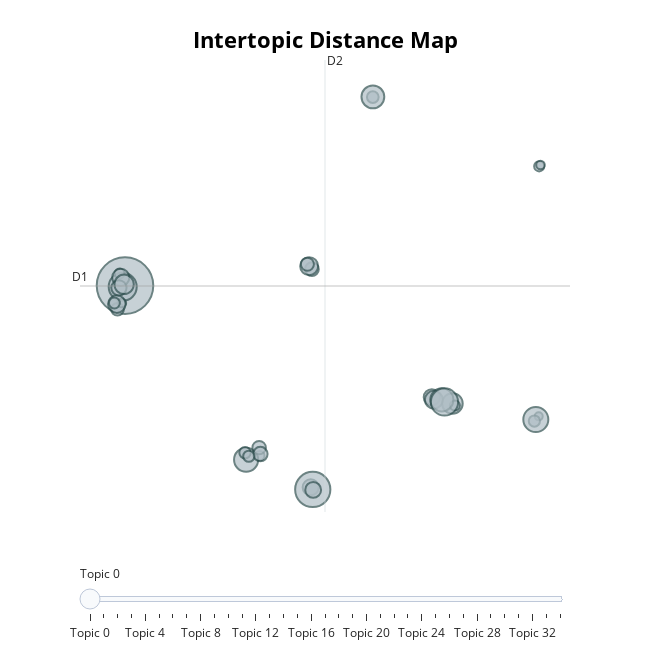

The notebook cell this image was saved under:
### Code cell
fig = topic_model_mid.visualize_topics()
fig.show()

### Figure 1 — Plotly figure (JSON) as saved in the notebook; plotly's stock layout.template omitted (floating-point values rounded to 4 significant figures)
{"data": [{"customdata": [[0, "que | la | en | se | es", 619], [1, "hai | lagu | saya | ke | di", 1061], [2, "canvas | canvas option | canvas feature | option | feature", 211], [3, "spotify | app | music | songs | song", 10544], [4, "ads | spotify | ad | premium | minutes", 1392], [5, "podcasts | podcast | episodes | episode | app", 2590], [6, "share | instagram | story | stories | instagram stories", 299], [7, "hindi | songs | tamil | lyrics | english", 562], [8, "lyrics | spotify | spotify lyrics | lyrics songs | lyrics spotify", 452], [9, "lyrics | lyrics songs | lyrics song | app | songs", 1715], [10, "log | account | login | password | logged", 852], [11, "adds | add | adds adds | good | good adds", 336], [12, "queue | add | songs queue | add queue | swipe", 321], [13, "ads | app | app ads | good | good app", 870], [14, "stars | star | songs | playlist | song", 535], [15, "premium | pay | payment | free | plan", 1917], [16, "ads | premium | premium ads | buy premium | buy", 333], [17, "ads | ads ads | good | good ads | ad", 1049], [18, "good | far | ok | use | bad", 596], [19, "app | internet | update | connection | good", 4087], [20, "adds | add | adds song | way adds | song", 241], [21, "ads | ad | app | music | songs", 1767], [22, "ads | ad | minutes | songs | music", 2444], [23, "offline | downloaded | download | music | data", 825], [24, "stops | music | song | playing | stopping", 416], [25, "app | playing | music | song | stops", 2064], [26, "liked | liked songs | songs | playlist | button", 249], [27, "shuffle | songs | play | playlist | shuffle play", 974], [28, "songs | music | good | song | listen", 1019], [29, "premium | songs | listen | song | want", 431], [30, "playlist | songs | app | song | like", 769], [31, "song | play | play song | different | plays", 392], [32, "playlist | songs | playlists | play | song", 1239], [33, "app | music | good | good app | music app", 691], [34, "premium | app | music | good | songs", 415]], "hovertemplate": "<b>Topic %{customdata[0]}</b><br>%{customdata[1]}<br>Size: %{customdata[2]}", "legendgroup": "", "marker": {"color": "#B0BEC5", "line": {"color": "DarkSlateGrey", "width": 2}, "size": [619, 1061, 211, 10544, 1392, 2590, 299, 562, 452, 1715, 852, 336, 321, 870, 535, 1917, 333, 1049, 596, 4087, 241, 1767, 2444, 825, 416, 2064, 249, 974, 1019, 431, 769, 392, 1239, 691, 415], "sizemode": "area", "sizeref": 6.59, "symbol": "circle"}, "mode": "markers", "name": "", "orientation": "v", "showlegend": false, "type": "scatter", "x": [-1.972, -2.143, 12.06, -13.53, 6.719, -13.68, -5.199, -2.252, 1.794, 1.799, -2.047, 12.09, -13.87, 5.446, -14.0, -6.042, 6.869, 5.57, -5.237, -1.92, 12.17, 6.065, 6.228, -1.895, 11.79, 11.88, -13.73, -13.8, -14.04, -6.108, -13.91, -14.19, -13.59, -5.162, -5.876], "xaxis": "x", "y": [4.247, 4.419, -4.261, 3.296, -3.513, 3.229, -6.542, 4.528, 14.19, 14.2, -8.358, 10.19, 3.993, -3.157, 1.929, -6.768, -3.637, -3.301, -6.067, -8.484, 10.27, -3.304, -3.429, -8.51, -4.531, -4.441, 2.292, 3.768, 2.227, -6.357, 3.168, 2.291, 3.371, -6.441, -6.565], "yaxis": "y"}], "layout": {"annotations": [{"showarrow": false, "text": "D1", "x": -16.32, "y": 3.273, "yshift": 10}, {"showarrow": false, "text": "D2", "x": -1.163, "xshift": 10, "y": 16.33}], "height": 650, "hoverlabel": {"bgcolor": "white", "font": {"family": "Rockwell", "size": 16}}, "legend": {"itemsizing": "constant", "tracegroupgap": 0}, "margin": {"t": 60}, "shapes": [{"line": {"color": "#CFD8DC", "width": 2}, "type": "line", "x0": -1.163, "x1": -1.163, "y0": -9.786, "y1": 16.33}, {"line": {"color": "#9E9E9E", "width": 2}, "type": "line", "x0": -16.32, "x1": 13.99, "y0": 3.273, "y1": 3.273}], "sliders": [{"active": 0, "pad": {"t": 50}, "steps": [{"args": [{"marker.color": [["red", "#B0BEC5", "#B0BEC5", "#B0BEC5", "#B0BEC5", "#B0BEC5", "#B0BEC5", "#B0BEC5", "#B0BEC5", "#B0BEC5", "#B0BEC5", "#B0BEC5", "#B0BEC5", "#B0BEC5", "#B0BEC5", "#B0BEC5", "#B0BEC5", "#B0BEC5", "#B0BEC5", "#B0BEC5", "#B0BEC5", "#B0BEC5", "#B0BEC5", "#B0BEC5", "#B0BEC5", "#B0BEC5", "#B0BEC5", "#B0BEC5", "#B0BEC5", "#B0BEC5", "#B0BEC5", "#B0BEC5", "#B0BEC5", "#B0BEC5", "#B0BEC5"]]}], "label": "Topic 0", "method": "update"}, {"args": [{"marker.color": [["#B0BEC5", "red", "#B0BEC5", "#B0BEC5", "#B0BEC5", "#B0BEC5", "#B0BEC5", "#B0BEC5", "#B0BEC5", "#B0BEC5", "#B0BEC5", "#B0BEC5", "#B0BEC5", "#B0BEC5", "#B0BEC5", "#B0BEC5", "#B0BEC5", "#B0BEC5", "#B0BEC5", "#B0BEC5", "#B0BEC5", "#B0BEC5", "#B0BEC5", "#B0BEC5", "#B0BEC5", "#B0BEC5", "#B0BEC5", "#B0BEC5", "#B0BEC5", "#B0BEC5", "#B0BEC5", "#B0BEC5", "#B0BEC5", "#B0BEC5", "#B0BEC5"]]}], "label": "Topic 1", "method": "update"}, {"args": [{"marker.color": [["#B0BEC5", "#B0BEC5", "red", "#B0BEC5", "#B0BEC5", "#B0BEC5", "#B0BEC5", "#B0BEC5", "#B0BEC5", "#B0BEC5", "#B0BEC5", "#B0BEC5", "#B0BEC5", "#B0BEC5", "#B0BEC5", "#B0BEC5", "#B0BEC5", "#B0BEC5", "#B0BEC5", "#B0BEC5", "#B0BEC5", "#B0BEC5", "#B0BEC5", "#B0BEC5", "#B0BEC5", "#B0BEC5", "#B0BEC5", "#B0BEC5", "#B0BEC5", "#B0BEC5", "#B0BEC5", "#B0BEC5", "#B0BEC5", "#B0BEC5", "#B0BEC5"]]}], "label": "Topic 2", "method": "update"}, {"args": [{"marker.color": [["#B0BEC5", "#B0BEC5", "#B0BEC5", "red", "#B0BEC5", "#B0BEC5", "#B0BEC5", "#B0BEC5", "#B0BEC5", "#B0BEC5", "#B0BEC5", "#B0BEC5", "#B0BEC5", "#B0BEC5", "#B0BEC5", "#B0BEC5", "#B0BEC5", "#B0BEC5", "#B0BEC5", "#B0BEC5", "#B0BEC5", "#B0BEC5", "#B0BEC5", "#B0BEC5", "#B0BEC5", "#B0BEC5", "#B0BEC5", "#B0BEC5", "#B0BEC5", "#B0BEC5", "#B0BEC5", "#B0BEC5", "#B0BEC5", "#B0BEC5", "#B0BEC5"]]}], "label": "Topic 3", "method": "update"}, {"args": [{"marker.color": [["#B0BEC5", "#B0BEC5", "#B0BEC5", "#B0BEC5", "red", "#B0BEC5", "#B0BEC5", "#B0BEC5", "#B0BEC5", "#B0BEC5", "#B0BEC5", "#B0BEC5", "#B0BEC5", "#B0BEC5", "#B0BEC5", "#B0BEC5", "#B0BEC5", "#B0BEC5", "#B0BEC5", "#B0BEC5", "#B0BEC5", "#B0BEC5", "#B0BEC5", "#B0BEC5", "#B0BEC5", "#B0BEC5", "#B0BEC5", "#B0BEC5", "#B0BEC5", "#B0BEC5", "#B0BEC5", "#B0BEC5", "#B0BEC5", "#B0BEC5", "#B0BEC5"]]}], "label": "Topic 4", "method": "update"}, {"args": [{"marker.color": [["#B0BEC5", "#B0BEC5", "#B0BEC5", "#B0BEC5", "#B0BEC5", "red", "#B0BEC5", "#B0BEC5", "#B0BEC5", "#B0BEC5", "#B0BEC5", "#B0BEC5", "#B0BEC5", "#B0BEC5", "#B0BEC5", "#B0BEC5", "#B0BEC5", "#B0BEC5", "#B0BEC5", "#B0BEC5", "#B0BEC5", "#B0BEC5", "#B0BEC5", "#B0BEC5", "#B0BEC5", "#B0BEC5", "#B0BEC5", "#B0BEC5", "#B0BEC5", "#B0BEC5", "#B0BEC5", "#B0BEC5", "#B0BEC5", "#B0BEC5", "#B0BEC5"]]}], "label": "Topic 5", "method": "update"}, {"args": [{"marker.color": [["#B0BEC5", "#B0BEC5", "#B0BEC5", "#B0BEC5", "#B0BEC5", "#B0BEC5", "red", "#B0BEC5", "#B0BEC5", "#B0BEC5", "#B0BEC5", "#B0BEC5", "#B0BEC5", "#B0BEC5", "#B0BEC5", "#B0BEC5", "#B0BEC5", "#B0BEC5", "#B0BEC5", "#B0BEC5", "#B0BEC5", "#B0BEC5", "#B0BEC5", "#B0BEC5", "#B0BEC5", "#B0BEC5", "#B0BEC5", "#B0BEC5", "#B0BEC5", "#B0BEC5", "#B0BEC5", "#B0BEC5", "#B0BEC5", "#B0BEC5", "#B0BEC5"]]}], "label": "Topic 6", "method": "update"}, {"args": [{"marker.color": [["#B0BEC5", "#B0BEC5", "#B0BEC5", "#B0BEC5", "#B0BEC5", "#B0BEC5", "#B0BEC5", "red", "#B0BEC5", "#B0BEC5", "#B0BEC5", "#B0BEC5", "#B0BEC5", "#B0BEC5", "#B0BEC5", "#B0BEC5", "#B0BEC5", "#B0BEC5", "#B0BEC5", "#B0BEC5", "#B0BEC5", "#B0BEC5", "#B0BEC5", "#B0BEC5", "#B0BEC5", "#B0BEC5", "#B0BEC5", "#B0BEC5", "#B0BEC5", "#B0BEC5", "#B0BEC5", "#B0BEC5", "#B0BEC5", "#B0BEC5", "#B0BEC5"]]}], "label": "Topic 7", "method": "update"}, {"args": [{"marker.color": [["#B0BEC5", "#B0BEC5", "#B0BEC5", "#B0BEC5", "#B0BEC5", "#B0BEC5", "#B0BEC5", "#B0BEC5", "red", "#B0BEC5", "#B0BEC5", "#B0BEC5", "#B0BEC5", "#B0BEC5", "#B0BEC5", "#B0BEC5", "#B0BEC5", "#B0BEC5", "#B0BEC5", "#B0BEC5", "#B0BEC5", "#B0BEC5", "#B0BEC5", "#B0BEC5", "#B0BEC5", "#B0BEC5", "#B0BEC5", "#B0BEC5", "#B0BEC5", "#B0BEC5", "#B0BEC5", "#B0BEC5", "#B0BEC5", "#B0BEC5", "#B0BEC5"]]}], "label": "Topic 8", "method": "update"}, {"args": [{"marker.color": [["#B0BEC5", "#B0BEC5", "#B0BEC5", "#B0BEC5", "#B0BEC5", "#B0BEC5", "#B0BEC5", "#B0BEC5", "#B0BEC5", "red", "#B0BEC5", "#B0BEC5", "#B0BEC5", "#B0BEC5", "#B0BEC5", "#B0BEC5", "#B0BEC5", "#B0BEC5", "#B0BEC5", "#B0BEC5", "#B0BEC5", "#B0BEC5", "#B0BEC5", "#B0BEC5", "#B0BEC5", "#B0BEC5", "#B0BEC5", "#B0BEC5", "#B0BEC5", "#B0BEC5", "#B0BEC5", "#B0BEC5", "#B0BEC5", "#B0BEC5", "#B0BEC5"]]}], "label": "Topic 9", "method": "update"}, {"args": [{"marker.color": [["#B0BEC5", "#B0BEC5", "#B0BEC5", "#B0BEC5", "#B0BEC5", "#B0BEC5", "#B0BEC5", "#B0BEC5", "#B0BEC5", "#B0BEC5", "red", "#B0BEC5", "#B0BEC5", "#B0BEC5", "#B0BEC5", "#B0BEC5", "#B0BEC5", "#B0BEC5", "#B0BEC5", "#B0BEC5", "#B0BEC5", "#B0BEC5", "#B0BEC5", "#B0BEC5", "#B0BEC5", "#B0BEC5", "#B0BEC5", "#B0BEC5", "#B0BEC5", "#B0BEC5", "#B0BEC5", "#B0BEC5", "#B0BEC5", "#B0BEC5", "#B0BEC5"]]}], "label": "Topic 10", "method": "update"}, {"args": [{"marker.color": [["#B0BEC5", "#B0BEC5", "#B0BEC5", "#B0BEC5", "#B0BEC5", "#B0BEC5", "#B0BEC5", "#B0BEC5", "#B0BEC5", "#B0BEC5", "#B0BEC5", "red", "#B0BEC5", "#B0BEC5", "#B0BEC5", "#B0BEC5", "#B0BEC5", "#B0BEC5", "#B0BEC5", "#B0BEC5", "#B0BEC5", "#B0BEC5", "#B0BEC5", "#B0BEC5", "#B0BEC5", "#B0BEC5", "#B0BEC5", "#B0BEC5", "#B0BEC5", "#B0BEC5", "#B0BEC5", "#B0BEC5", "#B0BEC5", "#B0BEC5", "#B0BEC5"]]}], "label": "Topic 11", "method": "update"}, {"args": [{"marker.color": [["#B0BEC5", "#B0BEC5", "#B0BEC5", "#B0BEC5", "#B0BEC5", "#B0BEC5", "#B0BEC5", "#B0BEC5", "#B0BEC5", "#B0BEC5", "#B0BEC5", "#B0BEC5", "red", "#B0BEC5", "#B0BEC5", "#B0BEC5", "#B0BEC5", "#B0BEC5", "#B0BEC5", "#B0BEC5", "#B0BEC5", "#B0BEC5", "#B0BEC5", "#B0BEC5", "#B0BEC5", "#B0BEC5", "#B0BEC5", "#B0BEC5", "#B0BEC5", "#B0BEC5", "#B0BEC5", "#B0BEC5", "#B0BEC5", "#B0BEC5", "#B0BEC5"]]}], "label": "Topic 12", "method": "update"}, {"args": [{"marker.color": [["#B0BEC5", "#B0BEC5", "#B0BEC5", "#B0BEC5", "#B0BEC5", "#B0BEC5", "#B0BEC5", "#B0BEC5", "#B0BEC5", "#B0BEC5", "#B0BEC5", "#B0BEC5", "#B0BEC5", "red", "#B0BEC5", "#B0BEC5", "#B0BEC5", "#B0BEC5", "#B0BEC5", "#B0BEC5", "#B0BEC5", "#B0BEC5", "#B0BEC5", "#B0BEC5", "#B0BEC5", "#B0BEC5", "#B0BEC5", "#B0BEC5", "#B0BEC5", "#B0BEC5", "#B0BEC5", "#B0BEC5", "#B0BEC5", "#B0BEC5", "#B0BEC5"]]}], "label": "Topic 13", "method": "update"}, {"args": [{"marker.color": [["#B0BEC5", "#B0BEC5", "#B0BEC5", "#B0BEC5", "#B0BEC5", "#B0BEC5", "#B0BEC5", "#B0BEC5", "#B0BEC5", "#B0BEC5", "#B0BEC5", "#B0BEC5", "#B0BEC5", "#B0BEC5", "red", "#B0BEC5", "#B0BEC5", "#B0BEC5", "#B0BEC5", "#B0BEC5", "#B0BEC5", "#B0BEC5", "#B0BEC5", "#B0BEC5", "#B0BEC5", "#B0BEC5", "#B0BEC5", "#B0BEC5", "#B0BEC5", "#B0BEC5", "#B0BEC5", "#B0BEC5", "#B0BEC5", "#B0BEC5", "#B0BEC5"]]}], "label": "Topic 14", "method": "update"}, {"args": [{"marker.color": [["#B0BEC5", "#B0BEC5", "#B0BEC5", "#B0BEC5", "#B0BEC5", "#B0BEC5", "#B0BEC5", "#B0BEC5", "#B0BEC5", "#B0BEC5", "#B0BEC5", "#B0BEC5", "#B0BEC5", "#B0BEC5", "#B0BEC5", "red", "#B0BEC5", "#B0BEC5", "#B0BEC5", "#B0BEC5", "#B0BEC5", "#B0BEC5", "#B0BEC5", "#B0BEC5", "#B0BEC5", "#B0BEC5", "#B0BEC5", "#B0BEC5", "#B0BEC5", "#B0BEC5", "#B0BEC5", "#B0BEC5", "#B0BEC5", "#B0BEC5", "#B0BEC5"]]}], "label": "Topic 15", "method": "update"}, {"args": [{"marker.color": [["#B0BEC5", "#B0BEC5", "#B0BEC5", "#B0BEC5", "#B0BEC5", "#B0BEC5", "#B0BEC5", "#B0BEC5", "#B0BEC5", "#B0BEC5", "#B0BEC5", "#B0BEC5", "#B0BEC5", "#B0BEC5", "#B0BEC5", "#B0BEC5", "red", "#B0BEC5", "#B0BEC5", "#B0BEC5", "#B0BEC5", "#B0BEC5", "#B0BEC5", "#B0BEC5", "#B0BEC5", "#B0BEC5", "#B0BEC5", "#B0BEC5", "#B0BEC5", "#B0BEC5", "#B0BEC5", "#B0BEC5", "#B0BEC5", "#B0BEC5", "#B0BEC5"]]}], "label": "Topic 16", "method": "update"}, {"args": [{"marker.color": [["#B0BEC5", "#B0BEC5", "#B0BEC5", "#B0BEC5", "#B0BEC5", "#B0BEC5", "#B0BEC5", "#B0BEC5", "#B0BEC5", "#B0BEC5", "#B0BEC5", "#B0BEC5", "#B0BEC5", "#B0BEC5", "#B0BEC5", "#B0BEC5", "#B0BEC5", "red", "#B0BEC5", "#B0BEC5", "#B0BEC5", "#B0BEC5", "#B0BEC5", "#B0BEC5", "#B0BEC5", "#B0BEC5", "#B0BEC5", "#B0BEC5", "#B0BEC5", "#B0BEC5", "#B0BEC5", "#B0BEC5", "#B0BEC5", "#B0BEC5", "#B0BEC5"]]}], "label": "Topic 17", "method": "update"}, {"args": [{"marker.color": [["#B0BEC5", "#B0BEC5", "#B0BEC5", "#B0BEC5", "#B0BEC5", "#B0BEC5", "#B0BEC5", "#B0BEC5", "#B0BEC5", "#B0BEC5", "#B0BEC5", "#B0BEC5", "#B0BEC5", "#B0BEC5", "#B0BEC5", "#B0BEC5", "#B0BEC5", "#B0BEC5", "red", "#B0BEC5", "#B0BEC5", "#B0BEC5", "#B0BEC5", "#B0BEC5", "#B0BEC5", "#B0BEC5", "#B0BEC5", "#B0BEC5", "#B0BEC5", "#B0BEC5", "#B0BEC5", "#B0BEC5", "#B0BEC5", "#B0BEC5", "#B0BEC5"]]}], "label": "Topic 18", "method": "update"}, {"args": [{"marker.color": [["#B0BEC5", "#B0BEC5", "#B0BEC5", "#B0BEC5", "#B0BEC5", "#B0BEC5", "#B0BEC5", "#B0BEC5", "#B0BEC5", "#B0BEC5", "#B0BEC5", "#B0BEC5", "#B0BEC5", "#B0BEC5", "#B0BEC5", "#B0BEC5", "#B0BEC5", "#B0BEC5", "#B0BEC5", "red", "#B0BEC5", "#B0BEC5", "#B0BEC5", "#B0BEC5", "#B0BEC5", "#B0BEC5", "#B0BEC5", "#B0BEC5", "#B0BEC5", "#B0BEC5", "#B0BEC5", "#B0BEC5", "#B0BEC5", "#B0BEC5", "#B0BEC5"]]}], "label": "Topic 19", "method": "update"}, {"args": [{"marker.color": [["#B0BEC5", "#B0BEC5", "#B0BEC5", "#B0BEC5", "#B0BEC5", "#B0BEC5", "#B0BEC5", "#B0BEC5", "#B0BEC5", "#B0BEC5", "#B0BEC5", "#B0BEC5", "#B0BEC5", "#B0BEC5", "#B0BEC5", "#B0BEC5", "#B0BEC5", "#B0BEC5", "#B0BEC5", "#B0BEC5", "red", "#B0BEC5", "#B0BEC5", "#B0BEC5", "#B0BEC5", "#B0BEC5", "#B0BEC5", "#B0BEC5", "#B0BEC5", "#B0BEC5", "#B0BEC5", "#B0BEC5", "#B0BEC5", "#B0BEC5", "#B0BEC5"]]}], "label": "Topic 20", "method": "update"}, {"args": [{"marker.color": [["#B0BEC5", "#B0BEC5", "#B0BEC5", "#B0BEC5", "#B0BEC5", "#B0BEC5", "#B0BEC5", "#B0BEC5", "#B0BEC5", "#B0BEC5", "#B0BEC5", "#B0BEC5", "#B0BEC5", "#B0BEC5", "#B0BEC5", "#B0BEC5", "#B0BEC5", "#B0BEC5", "#B0BEC5", "#B0BEC5", "#B0BEC5", "red", "#B0BEC5", "#B0BEC5", "#B0BEC5", "#B0BEC5", "#B0BEC5", "#B0BEC5", "#B0BEC5", "#B0BEC5", "#B0BEC5", "#B0BEC5", "#B0BEC5", "#B0BEC5", "#B0BEC5"]]}], "label": "Topic 21", "method": "update"}, {"args": [{"marker.color": [["#B0BEC5", "#B0BEC5", "#B0BEC5", "#B0BEC5", "#B0BEC5", "#B0BEC5", "#B0BEC5", "#B0BEC5", "#B0BEC5", "#B0BEC5", "#B0BEC5", "#B0BEC5", "#B0BEC5", "#B0BEC5", "#B0BEC5", "#B0BEC5", "#B0BEC5", "#B0BEC5", "#B0BEC5", "#B0BEC5", "#B0BEC5", "#B0BEC5", "red", "#B0BEC5", "#B0BEC5", "#B0BEC5", "#B0BEC5", "#B0BEC5", "#B0BEC5", "#B0BEC5", "#B0BEC5", "#B0BEC5", "#B0BEC5", "#B0BEC5", "#B0BEC5"]]}], "label": "Topic 22", "method": "update"}, {"args": [{"marker.color": [["#B0BEC5", "#B0BEC5", "#B0BEC5", "#B0BEC5", "#B0BEC5", "#B0BEC5", "#B0BEC5", "#B0BEC5", "#B0BEC5", "#B0BEC5", "#B0BEC5", "#B0BEC5", "#B0BEC5", "#B0BEC5", "#B0BEC5", "#B0BEC5", "#B0BEC5", "#B0BEC5", "#B0BEC5", "#B0BEC5", "#B0BEC5", "#B0BEC5", "#B0BEC5", "red", "#B0BEC5", "#B0BEC5", "#B0BEC5", "#B0BEC5", "#B0BEC5", "#B0BEC5", "#B0BEC5", "#B0BEC5", "#B0BEC5", "#B0BEC5", "#B0BEC5"]]}], "label": "Topic 23", "method": "update"}, {"args": [{"marker.color": [["#B0BEC5", "#B0BEC5", "#B0BEC5", "#B0BEC5", "#B0BEC5", "#B0BEC5", "#B0BEC5", "#B0BEC5", "#B0BEC5", "#B0BEC5", "#B0BEC5", "#B0BEC5", "#B0BEC5", "#B0BEC5", "#B0BEC5", "#B0BEC5", "#B0BEC5", "#B0BEC5", "#B0BEC5", "#B0BEC5", "#B0BEC5", "#B0BEC5", "#B0BEC5", "#B0BEC5", "red", "#B0BEC5", "#B0BEC5", "#B0BEC5", "#B0BEC5", "#B0BEC5", "#B0BEC5", "#B0BEC5", "#B0BEC5", "#B0BEC5", "#B0BEC5"]]}], "label": "Topic 24", "method": "update"}, {"args": [{"marker.color": [["#B0BEC5", "#B0BEC5", "#B0BEC5", "#B0BEC5", "#B0BEC5", "#B0BEC5", "#B0BEC5", "#B0BEC5", "#B0BEC5", "#B0BEC5", "#B0BEC5", "#B0BEC5", "#B0BEC5", "#B0BEC5", "#B0BEC5", "#B0BEC5", "#B0BEC5", "#B0BEC5", "#B0BEC5", "#B0BEC5", "#B0BEC5", "#B0BEC5", "#B0BEC5", "#B0BEC5", "#B0BEC5", "red", "#B0BEC5", "#B0BEC5", "#B0BEC5", "#B0BEC5", "#B0BEC5", "#B0BEC5", "#B0BEC5", "#B0BEC5", "#B0BEC5"]]}], "label": "Topic 25", "method": "update"}, {"args": [{"marker.color": [["#B0BEC5", "#B0BEC5", "#B0BEC5", "#B0BEC5", "#B0BEC5", "#B0BEC5", "#B0BEC5", "#B0BEC5", "#B0BEC5", "#B0BEC5", "#B0BEC5", "#B0BEC5", "#B0BEC5", "#B0BEC5", "#B0BEC5", "#B0BEC5", "#B0BEC5", "#B0BEC5", "#B0BEC5", "#B0BEC5", "#B0BEC5", "#B0BEC5", "#B0BEC5", "#B0BEC5", "#B0BEC5", "#B0BEC5", "red", "#B0BEC5", "#B0BEC5", "#B0BEC5", "#B0BEC5", "#B0BEC5", "#B0BEC5", "#B0BEC5", "#B0BEC5"]]}], "label": "Topic 26", "method": "update"}, {"args": [{"marker.color": [["#B0BEC5", "#B0BEC5", "#B0BEC5", "#B0BEC5", "#B0BEC5", "#B0BEC5", "#B0BEC5", "#B0BEC5", "#B0BEC5", "#B0BEC5", "#B0BEC5", "#B0BEC5", "#B0BEC5", "#B0BEC5", "#B0BEC5", "#B0BEC5", "#B0BEC5", "#B0BEC5", "#B0BEC5", "#B0BEC5", "#B0BEC5", "#B0BEC5", "#B0BEC5", "#B0BEC5", "#B0BEC5", "#B0BEC5", "#B0BEC5", "red", "#B0BEC5", "#B0BEC5", "#B0BEC5", "#B0BEC5", "#B0BEC5", "#B0BEC5", "#B0BEC5"]]}], "label": "Topic 27", "method": "update"}, {"args": [{"marker.color": [["#B0BEC5", "#B0BEC5", "#B0BEC5", "#B0BEC5", "#B0BEC5", "#B0BEC5", "#B0BEC5", "#B0BEC5", "#B0BEC5", "#B0BEC5", "#B0BEC5", "#B0BEC5", "#B0BEC5", "#B0BEC5", "#B0BEC5", "#B0BEC5", "#B0BEC5", "#B0BEC5", "#B0BEC5", "#B0BEC5", "#B0BEC5", "#B0BEC5", "#B0BEC5", "#B0BEC5", "#B0BEC5", "#B0BEC5", "#B0BEC5", "#B0BEC5", "red", "#B0BEC5", "#B0BEC5", "#B0BEC5", "#B0BEC5", "#B0BEC5", "#B0BEC5"]]}], "label": "Topic 28", "method": "update"}, {"args": [{"marker.color": [["#B0BEC5", "#B0BEC5", "#B0BEC5", "#B0BEC5", "#B0BEC5", "#B0BEC5", "#B0BEC5", "#B0BEC5", "#B0BEC5", "#B0BEC5", "#B0BEC5", "#B0BEC5", "#B0BEC5", "#B0BEC5", "#B0BEC5", "#B0BEC5", "#B0BEC5", "#B0BEC5", "#B0BEC5", "#B0BEC5", "#B0BEC5", "#B0BEC5", "#B0BEC5", "#B0BEC5", "#B0BEC5", "#B0BEC5", "#B0BEC5", "#B0BEC5", "#B0BEC5", "red", "#B0BEC5", "#B0BEC5", "#B0BEC5", "#B0BEC5", "#B0BEC5"]]}], "label": "Topic 29", "method": "update"}, {"args": [{"marker.color": [["#B0BEC5", "#B0BEC5", "#B0BEC5", "#B0BEC5", "#B0BEC5", "#B0BEC5", "#B0BEC5", "#B0BEC5", "#B0BEC5", "#B0BEC5", "#B0BEC5", "#B0BEC5", "#B0BEC5", "#B0BEC5", "#B0BEC5", "#B0BEC5", "#B0BEC5", "#B0BEC5", "#B0BEC5", "#B0BEC5", "#B0BEC5", "#B0BEC5", "#B0BEC5", "#B0BEC5", "#B0BEC5", "#B0BEC5", "#B0BEC5", "#B0BEC5", "#B0BEC5", "#B0BEC5", "red", "#B0BEC5", "#B0BEC5", "#B0BEC5", "#B0BEC5"]]}], "label": "Topic 30", "method": "update"}, {"args": [{"marker.color": [["#B0BEC5", "#B0BEC5", "#B0BEC5", "#B0BEC5", "#B0BEC5", "#B0BEC5", "#B0BEC5", "#B0BEC5", "#B0BEC5", "#B0BEC5", "#B0BEC5", "#B0BEC5", "#B0BEC5", "#B0BEC5", "#B0BEC5", "#B0BEC5", "#B0BEC5", "#B0BEC5", "#B0BEC5", "#B0BEC5", "#B0BEC5", "#B0BEC5", "#B0BEC5", "#B0BEC5", "#B0BEC5", "#B0BEC5", "#B0BEC5", "#B0BEC5", "#B0BEC5", "#B0BEC5", "#B0BEC5", "red", "#B0BEC5", "#B0BEC5", "#B0BEC5"]]}], "label": "Topic 31", "method": "update"}, {"args": [{"marker.color": [["#B0BEC5", "#B0BEC5", "#B0BEC5", "#B0BEC5", "#B0BEC5", "#B0BEC5", "#B0BEC5", "#B0BEC5", "#B0BEC5", "#B0BEC5", "#B0BEC5", "#B0BEC5", "#B0BEC5", "#B0BEC5", "#B0BEC5", "#B0BEC5", "#B0BEC5", "#B0BEC5", "#B0BEC5", "#B0BEC5", "#B0BEC5", "#B0BEC5", "#B0BEC5", "#B0BEC5", "#B0BEC5", "#B0BEC5", "#B0BEC5", "#B0BEC5", "#B0BEC5", "#B0BEC5", "#B0BEC5", "#B0BEC5", "red", "#B0BEC5", "#B0BEC5"]]}], "label": "Topic 32", "method": "update"}, {"args": [{"marker.color": [["#B0BEC5", "#B0BEC5", "#B0BEC5", "#B0BEC5", "#B0BEC5", "#B0BEC5", "#B0BEC5", "#B0BEC5", "#B0BEC5", "#B0BEC5", "#B0BEC5", "#B0BEC5", "#B0BEC5", "#B0BEC5", "#B0BEC5", "#B0BEC5", "#B0BEC5", "#B0BEC5", "#B0BEC5", "#B0BEC5", "#B0BEC5", "#B0BEC5", "#B0BEC5", "#B0BEC5", "#B0BEC5", "#B0BEC5", "#B0BEC5", "#B0BEC5", "#B0BEC5", "#B0BEC5", "#B0BEC5", "#B0BEC5", "#B0BEC5", "red", "#B0BEC5"]]}], "label": "Topic 33", "method": "update"}, {"args": [{"marker.color": [["#B0BEC5", "#B0BEC5", "#B0BEC5", "#B0BEC5", "#B0BEC5", "#B0BEC5", "#B0BEC5", "#B0BEC5", "#B0BEC5", "#B0BEC5", "#B0BEC5", "#B0BEC5", "#B0BEC5", "#B0BEC5", "#B0BEC5", "#B0BEC5", "#B0BEC5", "#B0BEC5", "#B0BEC5", "#B0BEC5", "#B0BEC5", "#B0BEC5", "#B0BEC5", "#B0BEC5", "#B0BEC5", "#B0BEC5", "#B0BEC5", "#B0BEC5", "#B0BEC5", "#B0BEC5", "#B0BEC5", "#B0BEC5", "#B0BEC5", "#B0BEC5", "red"]]}], "label": "Topic 34", "method": "update"}]}], "title": {"font": {"color": "Black", "size": 22}, "text": "<b>Intertopic Distance Map</b>", "x": 0.5, "xanchor": "center", "y": 0.95, "yanchor": "top"}, "width": 650, "xaxis": {"anchor": "y", "domain": [0, 1], "range": [-16.32, 13.99], "title": {"text": ""}, "visible": false}, "yaxis": {"anchor": "x", "domain": [0, 1], "range": [-9.786, 16.33], "title": {"text": ""}, "visible": false}}}
